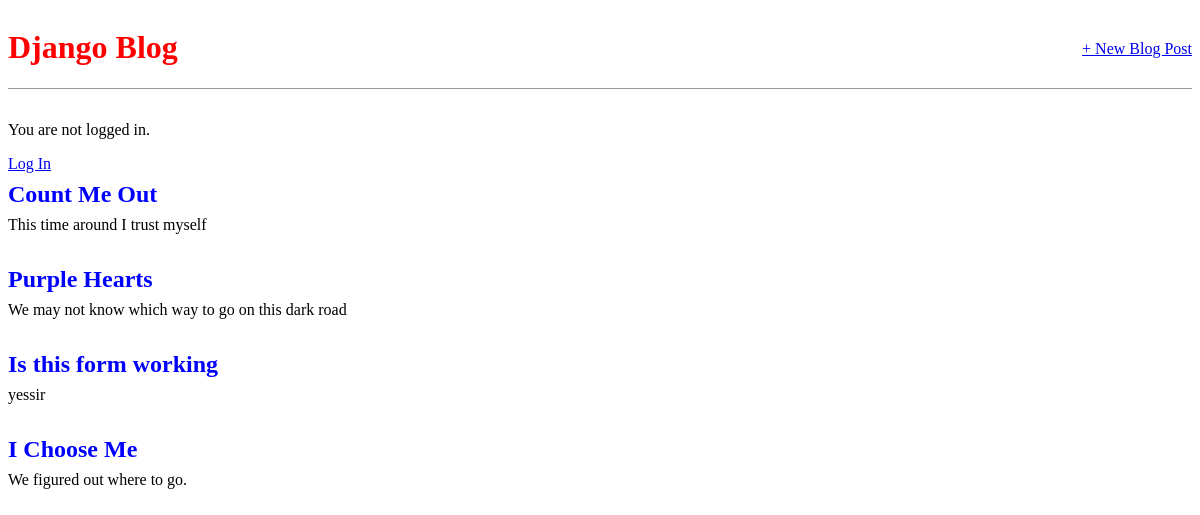
The app's page /, older data.
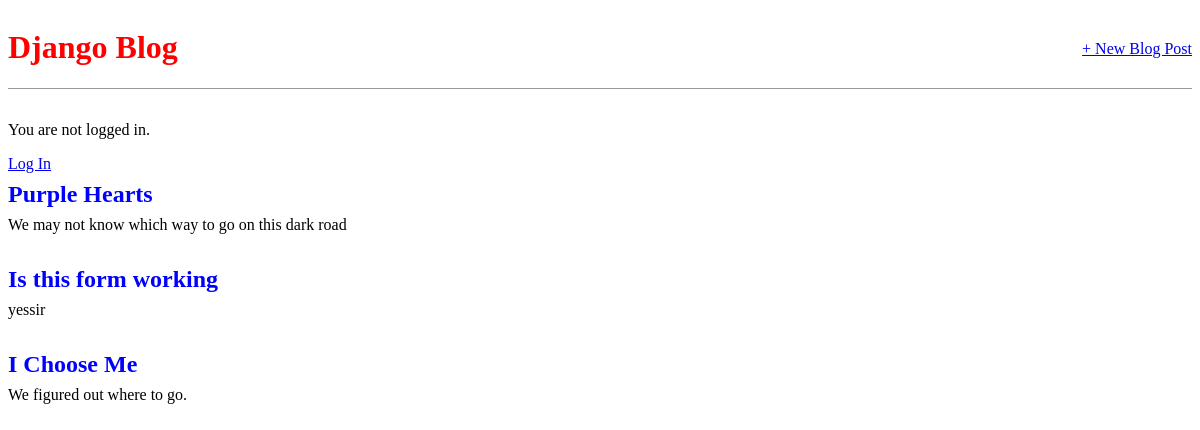
The same page, newer data.
### blog/models.py (models this page shows, shortened)
class Post(models.Model):
    title = models.CharField(max_length=200)
    author = models.ForeignKey(
        "auth.User",
        on_delete=models.CASCADE
    )
    body = models.TextField()

### blog/views.py (the view)
# urls.py: path('', BlogListView.as_view(), name='home'),
class BlogListView(ListView):
    model = Post
    template_name = 'home.html'

### templates/home.html
{% extends "base.html" %} {% block content %} {% for post in object_list %}
<div class="post-entry">
  <h2><a href="{% url 'post_detail' post.pk %}">{{ post.title }}</a></h2>
  <p>{{ post.body }}</p>
</div>
{% endfor %} {% endblock content %}

Row changes from the older to the newer data that the page shows:
removed Post: title "Count Me Out", body "This time around I trust myself"
